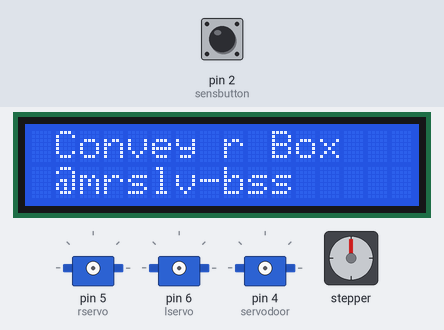
Recording of a sketch running on a simulated Arduino Uno, built with avr-gcc and run on an emulated ATmega328P. On the bench: 16×2 character LCD, 3 × servo, stepper motor. The inputs (shaded band) are chosen by the test bench; at power-on: pin 2 (sensbutton) HIGH. Stepper angles assume 4075 steps per turn; what the sketch prints to the serial monitor is not drawn.

Above: at 2.1 s.
10.9 s: pin 2 (sensbutton) pulsed LOW 2 times (0.12 s each, 0.3 s apart)
At 11.8 s:
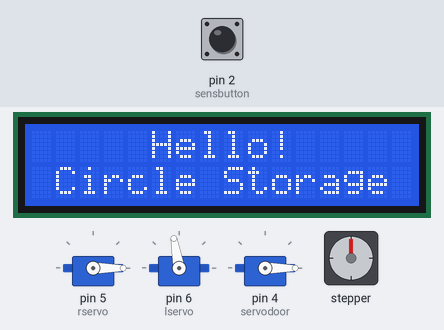
14.5 s: pin 2 (sensbutton) driven LOW
At 15.8 s:
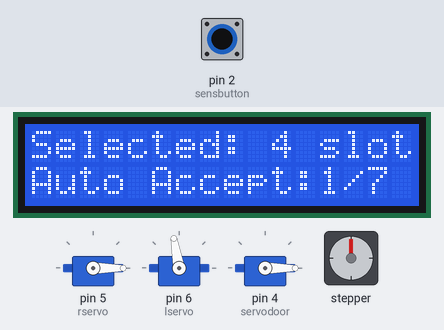
17.5 s: pin 2 (sensbutton) driven HIGH
At 19.2 s:
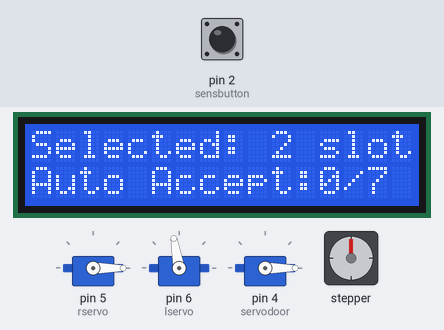
19.5 s: pin 2 (sensbutton) driven LOW
At 32.0 s:
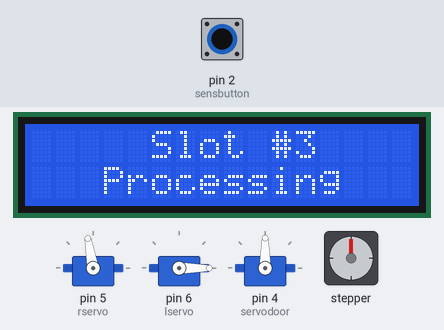
Timing chart, 0 to 33.6 s (numbered marks = the images above; inputs shaded):
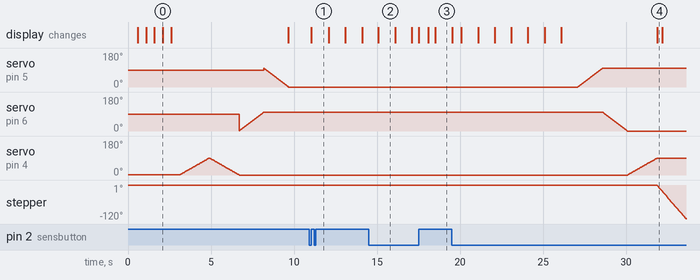

The sketch:

main.ino
```cpp
/*

  === CREDITS ===

  Miroslav Bass
  bassmiroslav@gmail.com
  Github Repository - https://github.com/mrslv-bss/yorbox

  === CREDITS ===

  Last stable version: [1.0] 3.5.2021
    ~ Release
  Current version: [1.1]
    ~ [1.1.1] Dev comment's localization

*/

#include <Servo.h>
#include <Wire.h>
#include <LiquidCrystal_I2C.h>
#include <CustomStepper.h>

#define sensbutton 2
#define avalibleslots 4 // Slot count (max 4):

#define Reset() asm("JMP 0")  // Reboot program
#define doorangle 90 // Max degree of rotation central window.
#define leftservo 100 // Degree of rotation left servo

#define rightservo 0  // Degree of rotation right servo

CustomStepper stepper(8, 9, 10, 11);
LiquidCrystal_I2C lcd(0x27,16,2);

Servo rservo;
Servo lservo;
Servo servodoor;

boolean menu; // Are we in the selection menu
boolean selecting; // Turn off the ability to select a slot after we have already selected this slot.

int limit = 7;  // Changeable time of slot choose
int selectedslot; // Slot selected?
int time; // Time counter. Slot selecter.
int steppermode; // Stepper mode
int stepperstatus;  // Waiting btn press mode, for return to initial position, when carusel gave out a box.
int anglehigh = leftservo;  // Dont touch. Angle of rotation for high servo
int anglelow = rightservo;  // Dont touch. Angle of rotation for low servo
int doorpos;  // Current angle of rotation central window.
// Right servo - lowservo
// Left servo - highservo

unsigned long oldtimer; // Instead delay # 1
unsigned long secondoldtimer; // Instead delay # 2
unsigned long servotimerhigh; // Left servo timer
unsigned long servotimerlow; // Right servo timer
unsigned long servotimerdoor; // Open central window timer

volatile boolean sensflag;  // Interrupt


void setup() {
  Serial.begin(9600);

  // Stepper Motor
  stepper.setRPM(12);
  stepper.setSPR(4075.7728395);

  // SensButton
  pinMode(sensbutton, INPUT_PULLUP);
  attachInterrupt(0, wakeup, RISING);

  // LED Display
  lcd.init();
  lcd.backlight();

  // Logo
  lcd.setCursor(1, 0);
  lcd.print("Conveyor Box");
  lcd.setCursor(1, 1);
  lcd.print("@mrslv-bss");
  delay(500);
  lcd.setCursor(0, 0);
  lcd.print("_");
  delay(500);
  lcd.setCursor(7, 0);
  lcd.print("\\");
  delay(500);
  lcd.setCursor(15, 0);
  lcd.print("_");
  delay(500);
  lcd.setCursor(7, 0);
  lcd.print(" ");
  lcd.setCursor(15, 0);
  lcd.print(" ");
  lcd.setCursor(0, 0);
  lcd.print(" ");
  delay(500);
  lcd.clear();
  delay(500);
  lcd.noBacklight();

  // LED Display
// //////////////////////////////////////////////////
  // Servo

      rservo.attach(5); //  Right servo
      lservo.attach(6); // Left servo
      servodoor.attach(4); //  Central window

      // Servos calibration
      move_doorservo(false);  // Up central windoow
      move_doorservo(true);  // Down central window
      move_lowservo(false);  // Down right
      move_highservo(true);  // Down left

  // Servo
// //////////////////////////////////////////////////
}

void loop() {

  stepper.run(); // Necessary for stepper

  ////////////////////////////////////
  // Return carusel to initial position
  ////////////////////////////////////
  if (stepperstatus)  {   // Scrolled to necessary slot and now get back.
    lcd.noBacklight();
    if  (stepper.isDone())  {
      move_highservo(true);  // Down left
      move_lowservo(false);  // Down right
    }
      if  (stepper.isDone() && digitalRead(2) == HIGH)  {
        move_doorservo(true);  // Up central window
        move_highservo(false);  // Down Left
        move_lowservo(true);  // Down right
        switch(selectedslot)  {
          case 1:
            stepperfunc(0, 0);
          break;
          case 2:
            stepperfunc(90, 0);
          break;
          case 3:
            stepperfunc(180, 0);
          break;
          case 4:
            stepperfunc(270, 0);
          break;
        }
        stepperstatus = 2;
      }
        if (stepper.isDone() && stepperstatus == 2) {
          attachInterrupt(0, wakeup, RISING); // Without this line, after rebooting, the script will immediately enter the slot selection menu.
          Reset();  // Reload after return carusel on initial position. Prevents possible software freezes and is easier to debug.
        }
    }

  ////////////////////////////////////
  // Start menu counter
  ////////////////////////////////////
  if (menu) {
    detachInterrupt(0);
      if (millis() - oldtimer >= 1000) {
        oldtimer = millis();
          if (time >= limit)  { // Time limit reached, slot choosed - execute.
            lcd.noBacklight();
            menu = false;
            selecting = false;
            move_highservo(false);  // Down left
            move_lowservo(true);  // Down right
            autoaccept();
          } else  { //
              time++;
              selecting = true;
                if  (digitalRead(2) == HIGH)  { // Reset time counter, if button press catched
                  time = 0;
                  lcd.setCursor(12, 1);
                  lcd.print(" ");
                }
                if (limit >= 10)  { // Work with numbers format X/XX.
                  lcd.setCursor(11, 1);
                } else  {
                    lcd.setCursor(12, 1);
                }
            lcd.print(time);
            lcd.setCursor(13, 1);
            lcd.print("/");
            lcd.setCursor(14, 1);
            lcd.print(limit);
          }
      }
  }

  ////////////////////////////////////
  // Select slot menu
  ////////////////////////////////////
  if  (digitalRead(2) == HIGH && selecting)  {  // Press on menu with time counter.
    if (millis() - secondoldtimer >= 1000) {
      secondoldtimer = millis();
        if (selectedslot >= avalibleslots)  { // If current slot >= allowable number
          selectedslot = 1; // Lower choosed slot on 1, as see comment above.
        } else  {
            selectedslot++;
          }
    lcd.setCursor(0, 0);
    lcd.print("Selected:");
    lcd.setCursor(10, 0);
    lcd.print(selectedslot);
    lcd.setCursor(12, 0);
    lcd.print("slot");
    }
  }

  ////////////////////////////////////
  // Get out of sleep
  ////////////////////////////////////
  if (sensflag) {
    lcd.clear();
    lcd.backlight();
    lcd.setCursor(1, 1);
    lcd.print("Circle Storage");
    lcd.setCursor(5, 0);
    lcd.print("Hello!");
    delay(1000); // 50/50. You can remove it, or not. On your opinion.
    interrupt();
    sensflag = false;
  }
}


void interrupt()  {
  lcd.clear();
    if (limit >= 10)  { // Work with numbers format X/XX.
      lcd.setCursor(0, 1);
      lcd.print("AutoAccept:");
    } else  {
        lcd.setCursor(0, 1);
        lcd.print("Auto Accept:");
      }
  selectedslot++;
  lcd.setCursor(0, 0);
  lcd.print("Selected:");
  lcd.setCursor(10, 0);
  lcd.print(selectedslot);
  lcd.setCursor(12, 0);
  lcd.print("slot");
  menu = true; // After get out of sleep, activate select slot menu with counter.
}

void autoaccept() {
  lcd.backlight();
  lcd.clear();
  lcd.setCursor(5, 0);
  lcd.print("Slot #");
  lcd.setCursor(11, 0);
  lcd.print(selectedslot);
  lcd.setCursor(3, 1);
  lcd.print("Processing");
  if (stepper.isDone()) {
    move_doorservo(false);  // Up central window.
  }
    switch(selectedslot)  {
      case 1:
        stepperstatus = 1;
          if (stepper.isDone()) {
            stepperfunc(0, 1);  // Clockwise. Current slot.
          }
      break;
      case 2:
        stepperstatus = 1;
          if (stepper.isDone()) {
            stepperfunc(90, 1);
          }
      break;
      case 3:
        stepperstatus = 1;
          if (stepper.isDone()) {
            stepperfunc(180, 1);  // Clockwise. Slot in one.
          }
      break;
      case 4:
        stepperstatus = 1;
          if (stepper.isDone()) {
            stepperfunc(270, 1);  // Clockwise. Last.
          }
      break;
    }
  }

void stepperfunc(int tangaz, int wwd)  {
  if (stepper.isDone() && steppermode == false && wwd == true)
  {
    stepper.setDirection(CCW);
    stepper.rotateDegrees(tangaz);
    steppermode = true;
    Serial.println("По");
  } else if (stepper.isDone() && steppermode == true && wwd == false) {
      stepper.setDirection(CW);
      stepper.rotateDegrees(tangaz);
      steppermode = false;
      Serial.println("Против");
    }
  }

void wakeup() { // Main interrupt
  sensflag = true; // Get out of sleep
  time = 0; // Reset counter time menu
  Serial.println("Hello!");
} // Main interrupt

//////////////////////////////////////////////////
// Right Servo
//////////////////////////////////////////////////
void move_highservo(int mode) {
  if (mode == true) {
    while (anglehigh != 0)  {
      if (millis() - servotimerhigh >= 15) {   // 15ms - delay servo smooth. The more - the smoother the movement.
        servotimerhigh = millis();
        anglehigh--;
        rservo.write(anglehigh);
      }
    }
    anglehigh = 0;
  }
  else if (mode == false) {
    while (anglehigh != leftservo)  {     // Dont touch. Angle of rotation for high servo
      if (millis() - servotimerhigh >= 15) {   // 15ms - delay servo smooth. The more - the smoother the movement.
        servotimerhigh = millis();
        anglehigh++;
        rservo.write(anglehigh);
      }
    }
    anglehigh = leftservo;  // Dont touch. Angle of rotation for high servo
  }
}

//////////////////////////////////////////////////
// Left Servo
//////////////////////////////////////////////////
void move_lowservo(int modes)  {
  if (modes == true) {
    while (anglelow != 0)  {
      if (millis() - servotimerlow >= 15) {   // 15ms - delay servo smooth. The more - the smoother the movement.
        servotimerlow = millis();
        anglelow--;
        lservo.write(anglelow);
      }
    }
    anglelow = 0;
  }
  else if (modes == false) {
    while (anglelow != leftservo)  { // Calibration degree of rotation
      if (millis() - servotimerlow >= 15) {   // 15ms - delay servo smooth. The more - the smoother the movement.
        servotimerlow = millis();
        anglelow++;
        lservo.write(anglelow);
      }
    }
    anglelow = leftservo;
  }
}

//////////////////////////////////////////////////
// Central Window
//////////////////////////////////////////////////
void move_doorservo(int moded) {
  if (moded == true) {
    while (doorpos != 0)  {
      if (millis() - servotimerdoor >= 20) {
        servotimerdoor = millis();
        doorpos--;
        servodoor.write(doorpos);
      }
    }
    doorpos = 0;
  }
  else if (moded == false) {
    while (doorpos != doorangle)  {
      if (millis() - servotimerdoor >= 20) {
        servotimerdoor = millis();
        doorpos++;
        servodoor.write(doorpos);
      }
    }
    doorpos = doorangle;
  }
}
```

Measured:
- after the input at 10.9 s, the display: changes after 0.14 s (image 1)
- after the input at 19.5 s, servo on pin 5 (rservo): moves from 0° to 100° over 1.5 s, starting after 7.6 s; servo on pin 6 (lservo): moves from 100° to 0° over 1.5 s, starting after 9.1 s; servo on pin 4 (servodoor): moves from 0° to 90° over 1.8 s, starting after 10.6 s; stepper: keeps turning counter-clockwise at about 70°/s, starting after 12.4 s
- what the display in image 0 shows lasts 0.5 s, from 2.1 s to 2.6 s
- what the display in image 2 shows lasts 1.0 s, from 15.1 s to 16.1 s
